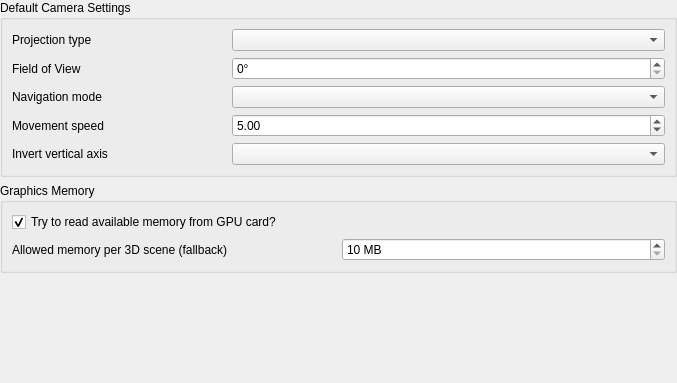
<?xml version="1.0" encoding="UTF-8"?>
<ui version="4.0">
 <class>Qgs3DOptionsBase</class>
 <widget class="QWidget" name="Qgs3DOptionsBase">
  <property name="modal" stdset="0">
   <bool>false</bool>
  </property>
  <property name="geometry">
   <rect>
    <x>0</x>
    <y>0</y>
    <width>677</width>
    <height>383</height>
   </rect>
  </property>
  <property name="windowTitle">
   <string>3D Options</string>
  </property>
  <layout class="QVBoxLayout" name="verticalLayout_6">
   <property name="leftMargin">
    <number>0</number>
   </property>
   <property name="topMargin">
    <number>0</number>
   </property>
   <property name="rightMargin">
    <number>0</number>
   </property>
   <property name="bottomMargin">
    <number>0</number>
   </property>
   <item>
    <widget class="QSplitter" name="mSplitter">
     <property name="orientation">
      <enum>Qt::Vertical</enum>
     </property>
     <widget class="QgsScrollArea" name="scrollArea">
      <property name="frameShape">
       <enum>QFrame::NoFrame</enum>
      </property>
      <property name="widgetResizable">
       <bool>true</bool>
      </property>
      <widget class="QWidget" name="scrollAreaWidgetContents">
       <property name="geometry">
        <rect>
         <x>0</x>
         <y>0</y>
         <width>677</width>
         <height>383</height>
        </rect>
       </property>
       <layout class="QGridLayout" name="gridLayout_2">
        <property name="leftMargin">
         <number>0</number>
        </property>
        <property name="topMargin">
         <number>0</number>
        </property>
        <property name="rightMargin">
         <number>0</number>
        </property>
        <property name="bottomMargin">
         <number>0</number>
        </property>
        <item row="2" column="0">
         <spacer name="verticalSpacer">
          <property name="orientation">
           <enum>Qt::Vertical</enum>
          </property>
          <property name="sizeHint" stdset="0">
           <size>
            <width>20</width>
            <height>40</height>
           </size>
          </property>
         </spacer>
        </item>
        <item row="0" column="0">
         <widget class="QGroupBox" name="cameraTerrain">
          <property name="title">
           <string>Default Camera Settings</string>
          </property>
          <layout class="QGridLayout" name="gridLayout">
           <item row="1" column="1" colspan="2">
            <widget class="QComboBox" name="cboCameraProjectionType"/>
           </item>
           <item row="2" column="1" colspan="2">
            <widget class="QgsSpinBox" name="spinCameraFieldOfView">
             <property name="suffix">
              <string>°</string>
             </property>
             <property name="maximum">
              <number>180</number>
             </property>
            </widget>
           </item>
           <item row="1" column="0">
            <widget class="QLabel" name="labelCameraProjectionType">
             <property name="text">
              <string>Projection type</string>
             </property>
            </widget>
           </item>
           <item row="2" column="0">
            <widget class="QLabel" name="labelFieldofView">
             <property name="text">
              <string>Field of View</string>
             </property>
            </widget>
           </item>
           <item row="3" column="1" colspan="2">
            <widget class="QComboBox" name="mCameraNavigationModeCombo"/>
           </item>
           <item row="4" column="1" colspan="2">
            <widget class="QgsDoubleSpinBox" name="mCameraMovementSpeed">
             <property name="minimum">
              <double>0.010000000000000</double>
             </property>
             <property name="singleStep">
              <double>1.000000000000000</double>
             </property>
             <property name="value">
              <double>5.000000000000000</double>
             </property>
            </widget>
           </item>
           <item row="3" column="0">
            <widget class="QLabel" name="labelCameraNavigationMode">
             <property name="text">
              <string>Navigation mode</string>
             </property>
            </widget>
           </item>
           <item row="4" column="0">
            <widget class="QLabel" name="labelMovementSpeed">
             <property name="text">
              <string>Movement speed</string>
             </property>
            </widget>
           </item>
           <item row="5" column="0">
            <widget class="QLabel" name="labelCameraNavigationMode_2">
             <property name="text">
              <string>Invert vertical axis</string>
             </property>
            </widget>
           </item>
           <item row="5" column="1" colspan="2">
            <widget class="QComboBox" name="mInvertVerticalAxisCombo"/>
           </item>
          </layout>
         </widget>
        </item>
        <item row="1" column="0">
         <widget class="QGroupBox" name="groupBox">
          <property name="title">
           <string>Graphics Memory</string>
          </property>
          <layout class="QGridLayout" name="gridLayout_3">
           <item row="1" column="0">
            <widget class="QLabel" name="labelGpuMemoryLimit">
             <property name="text">
              <string>Allowed memory per 3D scene (fallback)</string>
             </property>
            </widget>
           </item>
           <item row="1" column="1">
            <widget class="QgsDoubleSpinBox" name="mGpuMemoryLimit">
             <property name="suffix">
              <string> MB</string>
             </property>
             <property name="decimals">
              <number>0</number>
             </property>
             <property name="minimum">
              <double>10.000000000000000</double>
             </property>
             <property name="maximum">
              <double>100000.000000000000000</double>
             </property>
             <property name="singleStep">
              <double>100.000000000000000</double>
             </property>
            </widget>
           </item>
           <item row="0" column="0" colspan="2">
            <widget class="QCheckBox" name="mReadMemoryFromGpuCard">
             <property name="text">
              <string>Try to read available memory from GPU card?</string>
             </property>
             <property name="checked">
              <bool>true</bool>
             </property>
            </widget>
           </item>
          </layout>
         </widget>
        </item>
       </layout>
      </widget>
     </widget>
    </widget>
   </item>
  </layout>
 </widget>
 <customwidgets>
  <customwidget>
   <class>QgsScrollArea</class>
   <extends>QScrollArea</extends>
   <header>qgsscrollarea.h</header>
   <container>1</container>
  </customwidget>
  <customwidget>
   <class>QgsDoubleSpinBox</class>
   <extends>QDoubleSpinBox</extends>
   <header>qgsdoublespinbox.h</header>
  </customwidget>
  <customwidget>
   <class>QgsSpinBox</class>
   <extends>QSpinBox</extends>
   <header>qgsspinbox.h</header>
  </customwidget>
 </customwidgets>
 <tabstops>
  <tabstop>scrollArea</tabstop>
 </tabstops>
 <resources/>
 <connections/>
</ui>
